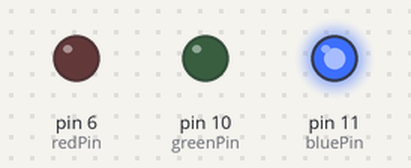
Simulated run of this sketch. Board: Arduino Uno, built with avr-gcc and run on an emulated ATmega328P. Shown: output pins drawn as LEDs (lit = HIGH).

Above: at 0.1 s.
Timing chart, 0 to 1.6 s (numbered marks = the images above):
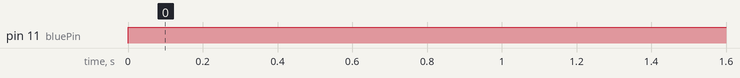

The sketch:

prototypeloft.ino
```cpp
int bluePin=11;
int greenPin=10;
int redPin=6;
int brightness=25;

void setup() {
  // put your setup code here, to run once:

Serial.begin(9600);
pinMode(bluePin, OUTPUT); // set redPin to be an output
pinMode(greenPin, OUTPUT); // set greenPin to be an output
pinMode(redPin, OUTPUT); // set bluePin to be an output

}

void loop() {
  // put your main code here, to run repeatedly:

digitalWrite(bluePin, HIGH); // turn off red pin
digitalWrite(greenPin, 0); // turn off green pin
digitalWrite(redPin, 0); // write 75 to blue pin

}
```

Measured:
- by itself, pin 11 (bluePin): LOW → HIGH at 0.00 s
